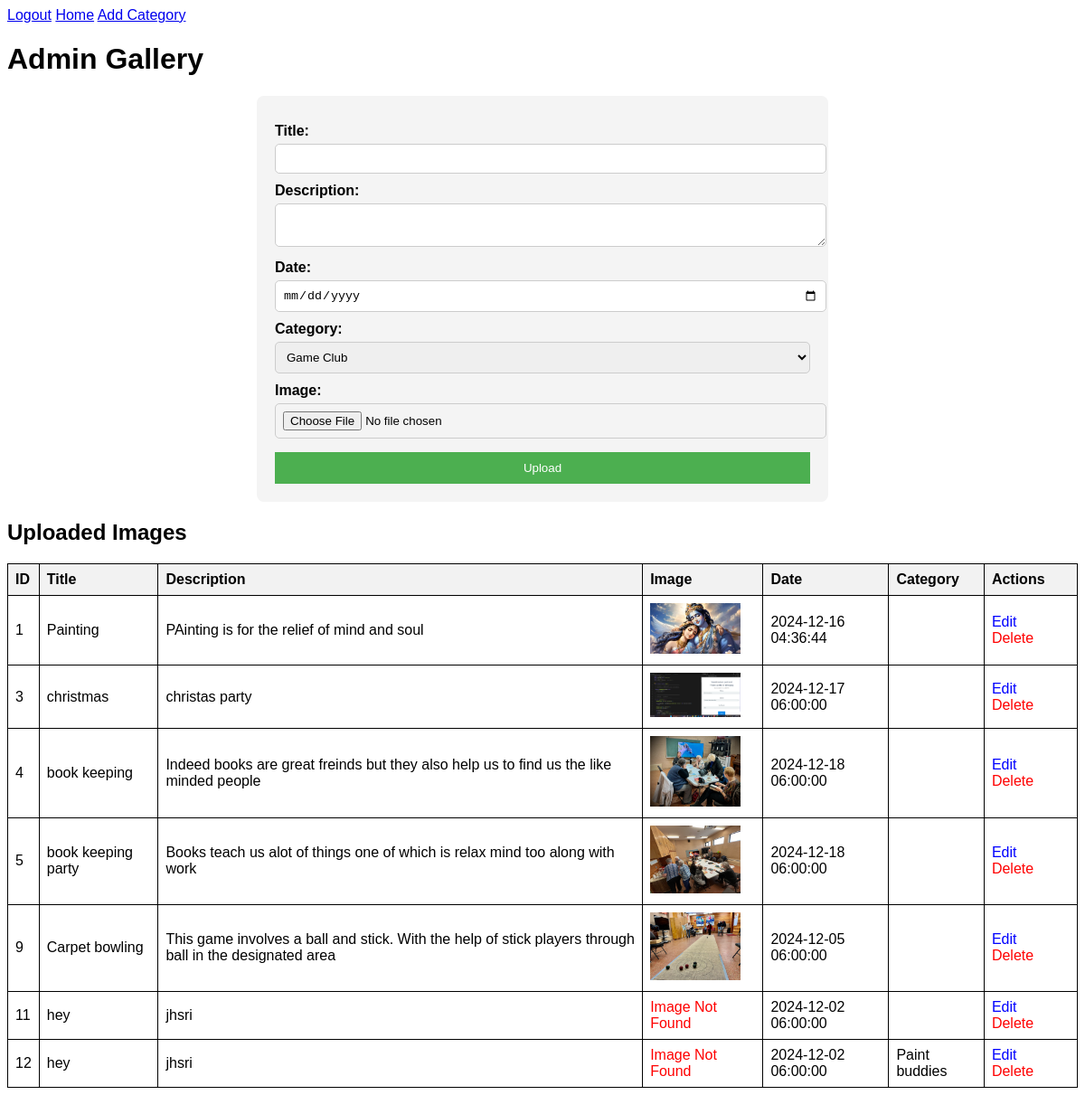
Screenshot of /public/admin_gallery.php with the database file from the repository.
### tables this page shows
CREATE TABLE `gallery` (
  `id` int(11) NOT NULL,
  `title` varchar(255) NOT NULL,
  `description` text NOT NULL,
  `image_path` varchar(255) NOT NULL,
  `upload_time` timestamp NOT NULL DEFAULT current_timestamp(),
  `category` varchar(255) DEFAULT NULL
);

### public/admin_gallery.php (the view, shortened to what this page needs)
<?php
$host = "localhost";
$user = "root";
$pass = "";
$db   = "golden_rules_calendar";
$conn = new mysqli($host, $user, $pass, $db);
$result = $conn->query("SELECT * FROM gallery ORDER BY id ASC");
$categories = $conn->query("SELECT * FROM categories");
?>
<!DOCTYPE html>
<html lang="en">
<head>
</head>
<body>
<nav>
    <a href="logout.php">Logout</a>
    <a href="admin_dashboard.php">Home</a>
    <a href="manage_categories.php">Add Category</a>
</nav>
<h1>Admin Gallery</h1>
<div class="form-container">
    <form method="POST" enctype="multipart/form-data">
        <label>Title:</label>
        <input type="text" name="title" required>
        <label>Description:</label>
        <textarea name="description" required></textarea>
        <label>Date:</label>
        <input type="date" name="date" required>
        <label>Category:</label>
        <select name="category" required>
            <?php while ($row = $categories->fetch_assoc()): ?>
                <option value="<?= htmlspecialchars($row['name']) ?>"><?= htmlspecialchars($row['name']) ?></option>
            <?php endwhile; ?>
        </select>
        <label>Image:</label>
        <input type="file" name="image" accept="image/*" required>
        <button type="submit" name="submit">Upload</button>
    </form>
</div>
<h2>Uploaded Images</h2>
<table>
    <tr>
        <th>ID</th>
        <th>Title</th>
        <th>Description</th>
        <th>Image</th>
        <th>Date</th>
        <th>Category</th>
        <th>Actions</th>
    </tr>
    <?php while ($row = $result->fetch_assoc()): ?>
    <tr>
        <td><?= $row['id'] ?></td>
        <td><?= htmlspecialchars($row['title']) ?></td>
        <td><?= htmlspecialchars($row['description']) ?></td>
        <td>
            <?php if (!empty($row['image_path']) && file_exists($row['image_path'])): ?>
                <img src="<?= htmlspecialchars($row['image_path']) ?>" alt="Image">
            <?php else: ?>
                <span style="color: red;">Image Not Found</span>
            <?php endif; ?>
        </td>
        <td><?= htmlspecialchars($row['upload_time']) ?></td>
        <td><?= htmlspecialchars($row['category']) ?></td>
        <td>
            <a href="edit_gallery.php?id=<?= $row['id'] ?>" class="edit-btn">Edit</a>
            <a href="?delete=<?= $row['id'] ?>" class="delete-btn">Delete</a>
        </td>
    </tr>
    <?php endwhile; ?>
</table>
</body>
</html>

### public/admin_gallery.php (style rules this page uses)
body { font-family: Arial, sans-serif; }
table { width: 100%; border-collapse: collapse; margin-top: 20px; }
th, td { border: 1px solid black; padding: 8px; text-align: left; }
th { background-color: #f2f2f2; }
img { width: 100px; height: auto; }
.delete-btn { color: red; text-decoration: none; margin-right: 10px; }
.edit-btn { color: blue; text-decoration: none; margin-right: 10px; }
.form-container { width: 50%; margin: 0 auto; background: #f4f4f4; padding: 20px; border-radius: 8px; }
label { display: block; margin-top: 10px; font-weight: bold; }
input, textarea, select { width: 100%; padding: 8px; margin-top: 5px; border-radius: 5px; border: 1px solid #ccc; }
button { margin-top: 15px; padding: 10px; background-color: #4CAF50; color: white; border: none; cursor: pointer; width: 100%; }

### rows the page displays
gallery: id "1", title "Painting", description "PAinting is for the relief of mind and soul", image_path (picture), upload_time "2024-12-16 04:36:44"
gallery: id "3", title "christmas", description "christas party", image_path (picture), upload_time "2024-12-17 06:00:00"
gallery: id "4", title "book keeping", description "Indeed books are great freinds but they also help us to find us the like minded people", image_path (picture), upload_time "2024-12-18 06:00:00"
gallery: id "5", title "book keeping party", description "Books teach us alot of things one of which is relax mind too along with work", image_path (picture), upload_time "2024-12-18 06:00:00"
gallery: id "9", title "Carpet bowling", description "This game involves a ball and stick. With the help of stick players through ball in the designated area", image_path (picture), upload_time "2024-12-05 06:00:00"
gallery: id "11", title "hey", description "jhsri", shows "Image Not Found", upload_time "2024-12-02 06:00:00"
gallery: id "12", title "hey", description "jhsri", shows "Image Not Found", upload_time "2024-12-02 06:00:00", category "Paint buddies"

### other values shown
form field category "Game Club"
